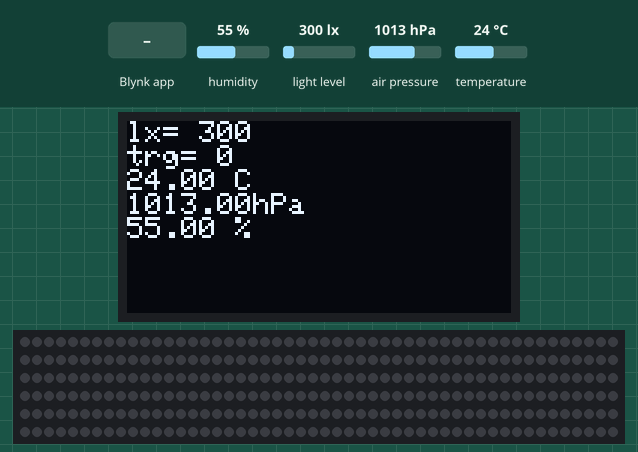
Simulated run of this program. Board: ESP8266 (Wemos D1 mini). Shown: 128×64 one-colour display, 300 RGB LEDs in strip order, left to right, continuing on the next row. The test bench sets the inputs (shaded band); at power-on: humidity 55 %, light level 300 lx, air pressure 1013 hPa, temperature 24 °C. Dim RGB values are drawn brighter than linear; WiFi joins after 1.5 s; servers stay silent unless stated.

Above: at 3.0 s.
3.1 s: Blynk app writes 1 to V13
At 3.31 s:
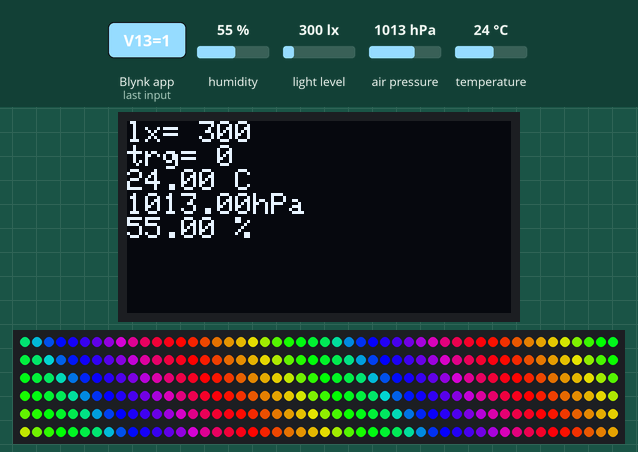
4.9 s: humidity set to 22 %
At 5.01 s:
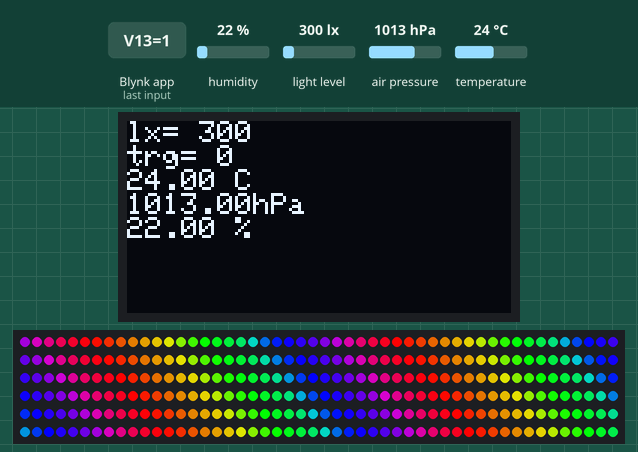
6.7 s: Blynk app writes 1 to V2
At 6.81 s:
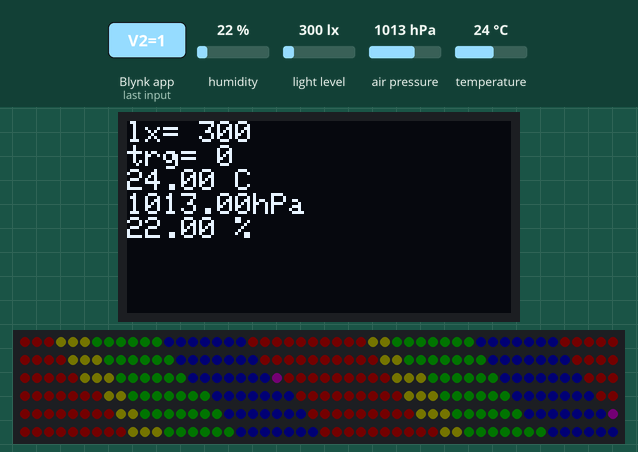
8.4 s: Blynk app writes 200 to V3
9.9 s: light level set to 40 lx
At 10.11 s:
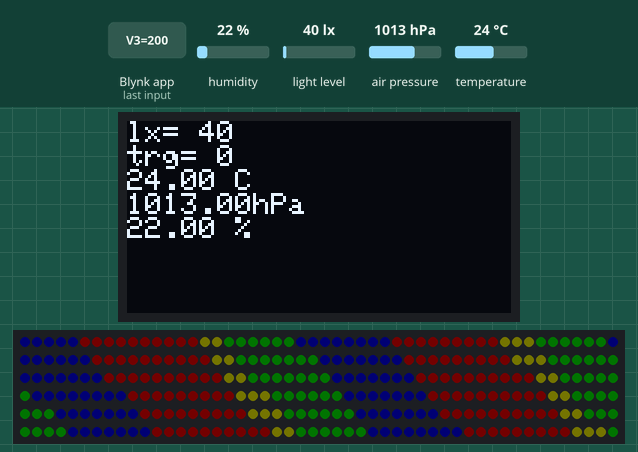
11.4 s: air pressure set to 952 hPa
At 11.51 s:
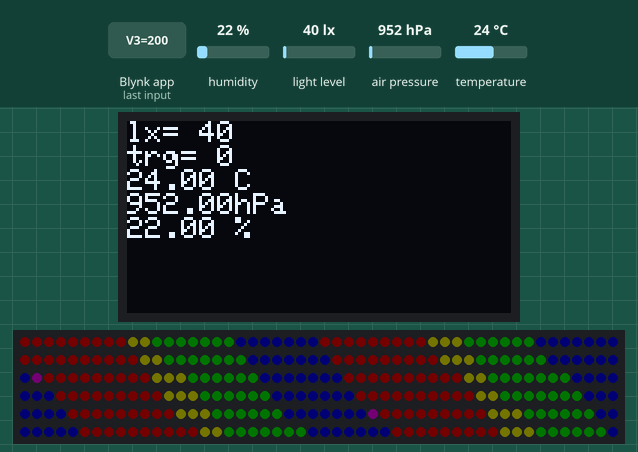

The program:

main.cpp
```cpp
#define BLYNK_PRINT Serial
#include <BlynkSimpleEsp8266.h>

#include "Wire.h"
#include <Adafruit_GFX.h>
#include <Adafruit_SSD1306.h>
#include <Adafruit_I2CDevice.h>

#include <SimpleTimer.h>
#include <BH1750.h>
#include "FastLED.h"
#include <Adafruit_Sensor.h>
#include <Adafruit_BME280.h>
BH1750 lightMeter;
BlynkTimer timer;
BlynkTimer timer2;

#define FASTLED_ESP8266_RAW_PIN_ORDER

#define NUM_LEDS1 300
#define LED_TYPE WS2812
#define COLOR_ORDER GRB
CRGB leds1[NUM_LEDS1];
char auth[] = "DnseZDCWadka4ELtcW71syltsF0MkTg_";
char ssid[] = "ssid";
char pass[] = "yourpaswrd";
char host[] = "192.168.50.191";
#define PIN1 D3
int data = 255;
int r, g, b;

int lighttreshold;
int allowlokaloverwrite;
int rainbowmode;
//oled
#define OLED_RESET 0 // GPIO0
Adafruit_SSD1306 display(OLED_RESET);

#define NUMFLAKES 10
#define XPOS 0
#define YPOS 1
#define DELTAY 2

Adafruit_BME280 bme; // I2C


void static1(int r, int g, int b, int brightness)
{
  FastLED.setBrightness(brightness);
  for (int i = 0; i < NUM_LEDS1; i++)
  {
    leds1[i] = CRGB(r, g, b);
  }
  FastLED.show();
}
void TimeOperation()
{
float Temp = bme.readTemperature();
float hpa = bme.readPressure() / 100.0F;
float Humid = bme.readHumidity();
  uint16_t lux = lightMeter.readLightLevel();
  Blynk.virtualWrite(V5, lux);
  display.clearDisplay();
  display.setTextSize(1);
  display.setTextColor(WHITE);
  display.setCursor(0, 0);

  display.print("lx= ");
  display.println(lux);
  display.print("trg= ");
  display.println(lighttreshold);

  display.print(Temp);
  display.println(" C");
  Blynk.virtualWrite(V14, Temp);

  display.print(hpa);
  display.println("hPa");
  Blynk.virtualWrite(V15, hpa);

  display.print(Humid);
  display.println(" %");
  Blynk.virtualWrite(V16, Humid);

  display.display();

  if (lux <= lighttreshold && allowlokaloverwrite == 1)
  {
    int intTemp = Temp+30;
    int inthpa = hpa/10-30;
    int inthumid = Humid+30;
    r = intTemp;
    g = inthpa;
    b = inthumid;
    static1(r, g, b, 255);
  }
  if (lux >= lighttreshold && allowlokaloverwrite == 1)
  {
    static1(0, 0, 0, 255);
  }
  if (rainbowmode == 1 && allowlokaloverwrite == 0)
  {
    uint8_t thisSpeed = 10;
    uint8_t deltaHue = 10;
    uint8_t thisHue = beat8(thisSpeed, 255);
    fill_rainbow(leds1, NUM_LEDS1, thisHue, deltaHue);
    FastLED.show();
  }
}

BLYNK_WRITE(V3)
{
  r = param[0].asInt();
  g = param[1].asInt();
  b = param[2].asInt();

  static1(r, g, b, data);
}
BLYNK_WRITE(V2)
{
  data = param.asInt();
  static1(r, g, b, data);
}
BLYNK_WRITE(V11)
{
  lighttreshold = param.asInt(); // assigning incoming value from pin V1 to a variable

  // process received value
}
BLYNK_READ(V12)
{
  Blynk.virtualWrite(V12, millis() / 1000);
}
BLYNK_WRITE(V12)
{
  allowlokaloverwrite = param.asInt();
}
BLYNK_READ(V13)
{
  Blynk.virtualWrite(V13, millis() / 1000);
}
BLYNK_WRITE(V13)
{
  rainbowmode = param.asInt();
}
void setup()
{
  Serial.begin(9600);
  Blynk.begin(auth, ssid, pass, IPAddress(192, 168, 50, 191), 8080);
  FastLED.addLeds<LED_TYPE, PIN1, COLOR_ORDER>(leds1, NUM_LEDS1).setCorrection(TypicalLEDStrip);
  Wire.begin();
  display.begin(SSD1306_SWITCHCAPVCC, 0x3C);
  timer.setInterval(100L, TimeOperation);
  lightMeter.begin();
  bme.begin(0x76);
}
void loop()
{
  Blynk.run();
  timer.run();
}
```

Measured:
- after the input at 4.9 s, the display: changes after 0.07 s (image 2)
